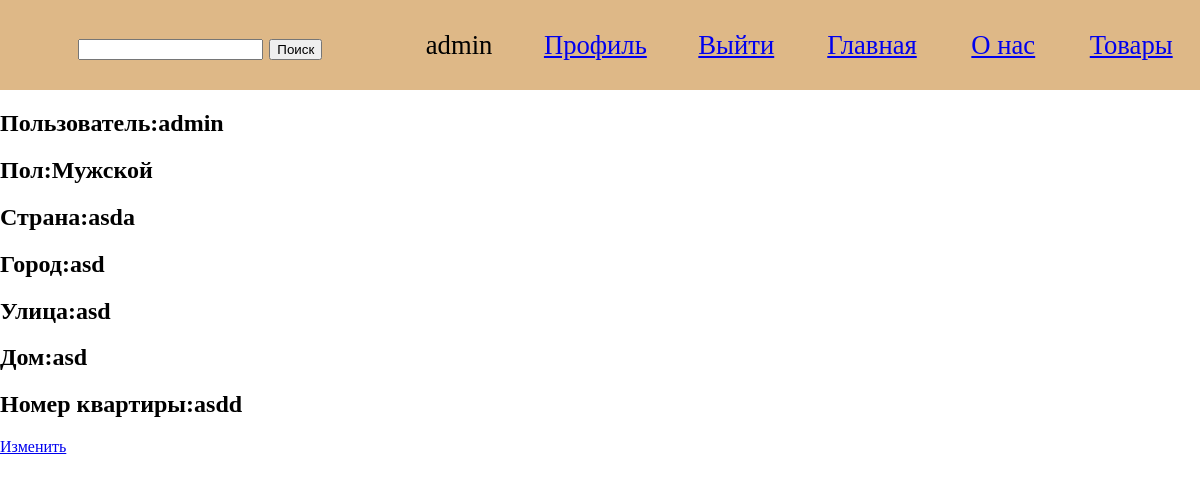
/account/profile/1 (signed in), run on the app's committed database.
### account/models/profile.py (models this page shows, shortened)
class Profile(models.Model):
    user = models.OneToOneField(User, on_delete=models.CASCADE)
    gender = models.CharField(choices=Gender, blank=True, max_length=20)
    country = models.CharField(max_length=100, blank=True)
    city = models.CharField(max_length=100, blank=True)
    street = models.CharField(max_length=100, blank=True)
    house = models.CharField(max_length=100, blank=True)
    apartment_number = models.CharField(max_length=100, blank=True)

### account/views.py (the view)
# urls.py: path('profile/<int:pk>', profile_view, name='profile'),
@login_required(login_url='login')
def profile_view(request: HttpRequest, pk):
    if pk != request.user.id:
        return redirect('home')
    user = Profile.objects.select_related('user').get(user=pk)
    return render(request, 'profile.html', context={
        'user': user
    })

### templates/profile.html
{% extends "base.html" %}
{% block content %}
    <h2>Пользователь:{{user.user.username}}</h2>
    <h2>Пол:{{user.gender}}</h2>
    <h2>Страна:{{user.country}}</h2>
    <h2>Город:{{user.city}}</h2>
    <h2>Улица:{{user.street}}</h2>
    <h2>Дом:{{user.house}}</h2>
    <h2>Номер квартиры:{{user.apartment_number}}</h2>
    <a href="{% url 'editProfile' user.id %}">Изменить</a>
{% endblock %}

### templates/base.html (shortened to what this page needs)
{% load static %}
<!DOCTYPE html>
<html lang="en">
<head>
    <link rel="stylesheet" href="{% static 'style/style.css' %}">
</head>
<body>
    <header>
        <div class="search">
            <form action="{% url 'search' %}">
                <input type="text" name="search">
                <button type="submit">Поиск</button>
            </form>
        </div>
        <div>
            {% if request.user %}
                {{ request.user.username }}
            {% endif %}
            {% if request.user.id %}
                <a href="{% url 'profile' user.id %}">Профиль</a>
                <a href="{% url 'logout' %}">Выйти</a>
            {% else %}
                <a href="{% url 'register' %}">Зарегистрироваться</a>
                <a href="{% url 'login' %}">Войти</a>
            {% endif %}
        </div>
        <div>
            <a href="{% url 'home' %}">Главная</a>
            <a href="{% url 'aboutUs' %}">О нас</a>
            <a href="{% url 'products' %}">Товары</a>
        </div>
    </header>
    {% block content %}
    {% endblock %}
</body>
</html>

### static/style/style.css (style rules this page uses)
body { margin: 0; padding: 0; }
header { height: 90px; background-color: burlywood; display: flex; flex-direction: row; font-size: 20pt; align-items: center; }
header > div { display: flex; justify-content: space-around; width: 100%; }

### data on the page
Profile: user.username "admin", gender "Мужской", country "asda", city "asd", street "asd", house "asd", apartment_number "asdd"

### other printed values
{{ request.user.username }} "admin"
